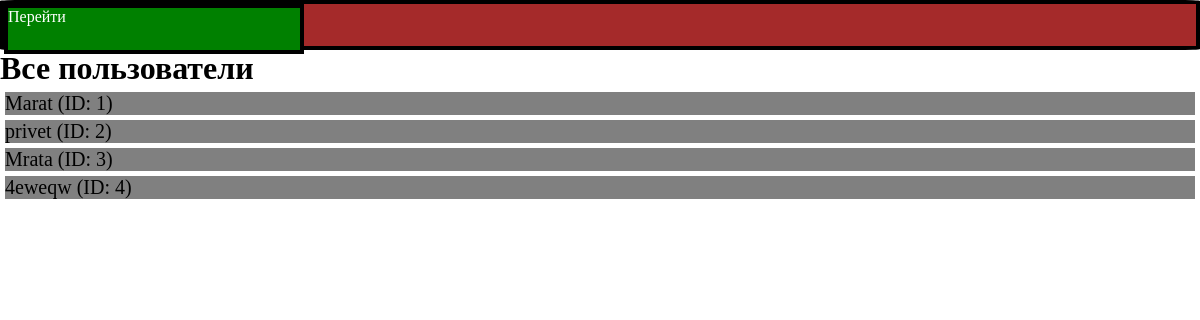
The app's page /users/, older data.
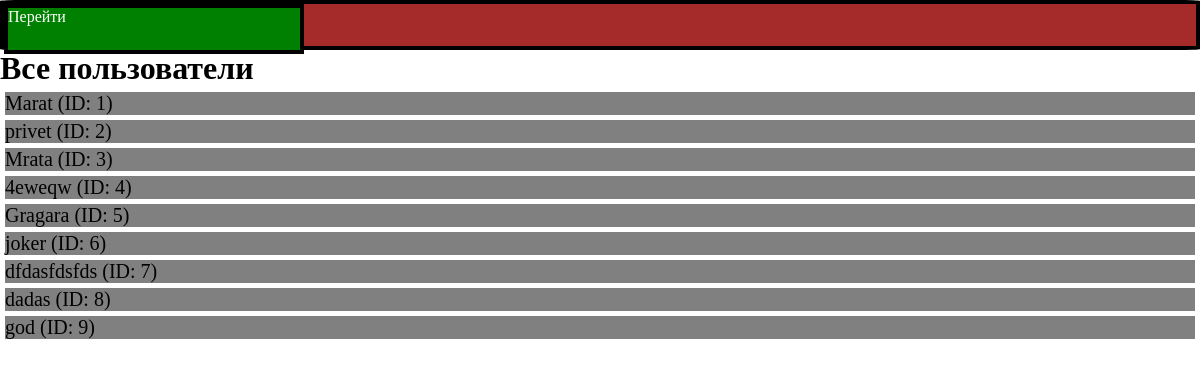
The same page, newer data.
### Papp/models.py (models this page shows)
class User(AbstractUser):
    pass

### Papp/views.py (the view)
# urls.py: path("users/", views.show_users, name="users"),
def show_users(request):
    users = User.objects.all()
    data = {
        'users': users
    }
    return render(request, 'Papp/users.html', data)

### Papp/templates/Papp/users.html (shortened to what this page needs)
    {% extends 'Papp/htmll.html' %}
    {%block content%}
    <h1>Все пользователи</h1>
        <ul>
        {% for user in users %}
            <li class="userss">{{ user.username }} (ID: {{ user.id }})</li>
        {% empty %}
            <li>Пользователей пока нет</li>
        {% endfor %}
        </ul>
    {%endblock%}

### Papp/templates/Papp/htmll.html (shortened to what this page needs)
<!doctype html>
{% load static %}
<html lang="en">
<head>
    <link rel="stylesheet" href="{% static 'Papp/css/stylee.css'%}"/>
</head>
<body>
<div class="hat"><div class="navigator">
    <ul>
    Перейти
    </ul>
</div></div>
{% block content%}
{% endblock %}
</body>
</html>

### Papp/static/Papp/css/stylee.css (style rules this page uses)
* { margin: 0; padding: 0; box-sizing: border-box; }
.hat { width: 100%; background-color: brown; height: 50px; margin: 0; border: 4px solid black; border-radius: 2%; position: relative; }
.navigator { position: relative; background-color: green; height: 50px; width: 300px; margin: 0; border: 4px solid black; color: white; cursor: pointer; }
.navigator ul { list-style: none; padding: 0; margin: 0; }

### Papp/templates/Papp/users.html (style rules this page uses)
.userss { font-size:20px; background-color:grey; margin:5px; }

Row changes from the older to the newer data that the page shows:
added User: username "Gragara", id "5"
added User: username "joker", id "6"
added User: username "dfdasfdsfds", id "7"
added User: username "dadas", id "8"
added User: username "god", id "9"
